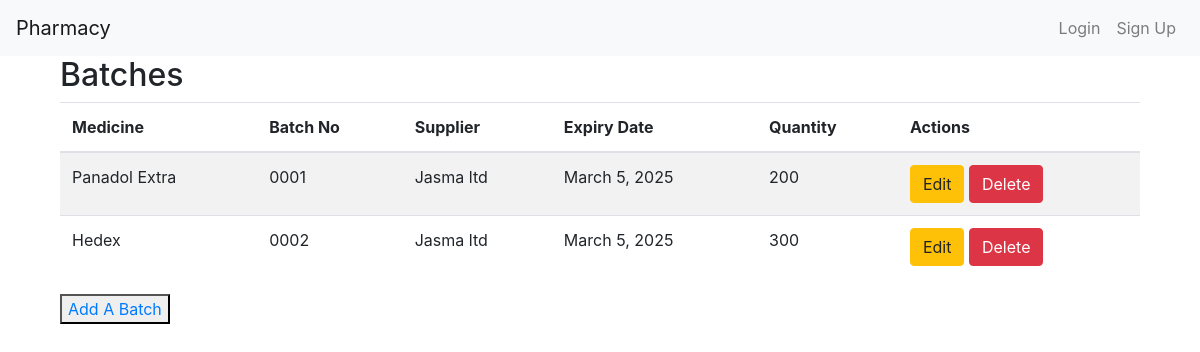
Page /batches/ on the earlier database version.
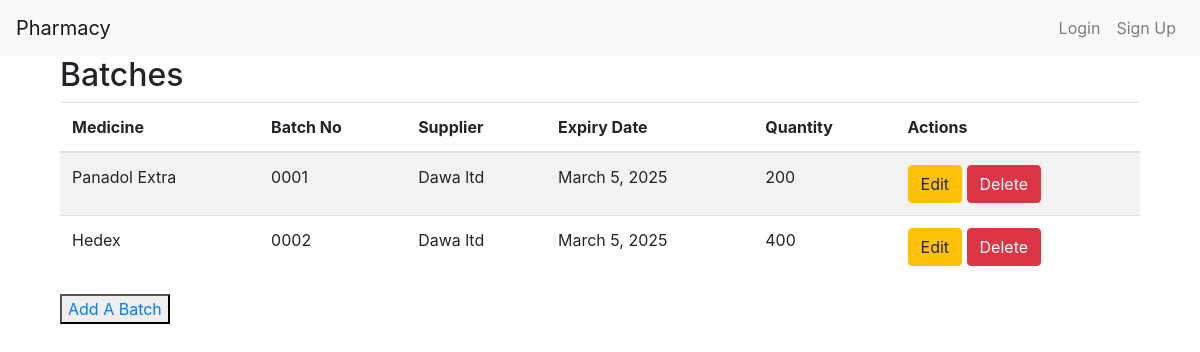
Same page on the later database version.
### chemistApi/models.py (models this page shows, shortened)
class Batch(models.Model):
    medicine = models.ForeignKey(Medicine, on_delete=models.CASCADE, related_name='batches')
    supplier = models.ForeignKey(Supplier, null=True, on_delete=models.CASCADE)
    batch_no = models.CharField(max_length=100)
    expiry_date = models.DateField()
    quantity = models.PositiveIntegerField()

class Supplier(models.Model):
    name = models.CharField(max_length=100)
    email = models.EmailField(default='e.g supplier@gmail.com')
    phone_number = models.CharField(max_length=20, default='e.g 1234567890')

class Medicine(models.Model):
    name = models.CharField(max_length=255)
    supplier = models.ForeignKey(Supplier, on_delete=models.CASCADE)
    description = models.TextField(default='No description provided')
    price = models.DecimalField(max_digits=10, decimal_places=2, default=0)

### chemistApi/views.py (the view)
# urls.py: path('batches/', views.BatchListView.as_view(), name='batch_list'),
class BatchListView(ListView):
    model = Batch
    template_name = 'batch_list.html'
    context_object_name = 'batches'

### chemistApi/templates/batch_list.html
{% extends 'base.html' %}
{% block content %}
<div class="container">
    <h2>Batches</h2>
    <table class="table table-striped">
        <thead>
            <tr>
                <th>Medicine</th>
                <th>Batch No</th>
				<th>Supplier</th>
                <th>Expiry Date</th>
                <th>Quantity</th>
                <th>Actions</th>
            </tr>
        </thead>
        <tbody>
            {% for batch in batches %}
            <tr>
                <td>{{ batch.medicine.name }}</td>
                <td>{{ batch.batch_no }}</td>
                <td>{{ batch.supplier.name }}</td>
                <td>{{ batch.expiry_date }}</td>
                <td>{{ batch.quantity }}</td>
                <td>
                    <a href="{% url 'batch_update' batch.pk %}" class="btn btn-warning">Edit</a>
                    <a href="{% url 'batch_delete' batch.pk %}" class="btn btn-danger">Delete</a>
                </td>
            </tr>
            {% endfor %}
        </tbody>
    </table>
	<button>
		<a href="{% url 'add_batch'%}">Add A Batch</a>
	</button>
</div>
{% endblock %}

Differences in the rows shown:
changed through a linked row, Batch "Panadol Extra": supplier.name "Jasma ltd" → "Dawa ltd"
changed Batch "Hedex": supplier.name "Jasma ltd" → "Dawa ltd"; quantity "300" → "400"
